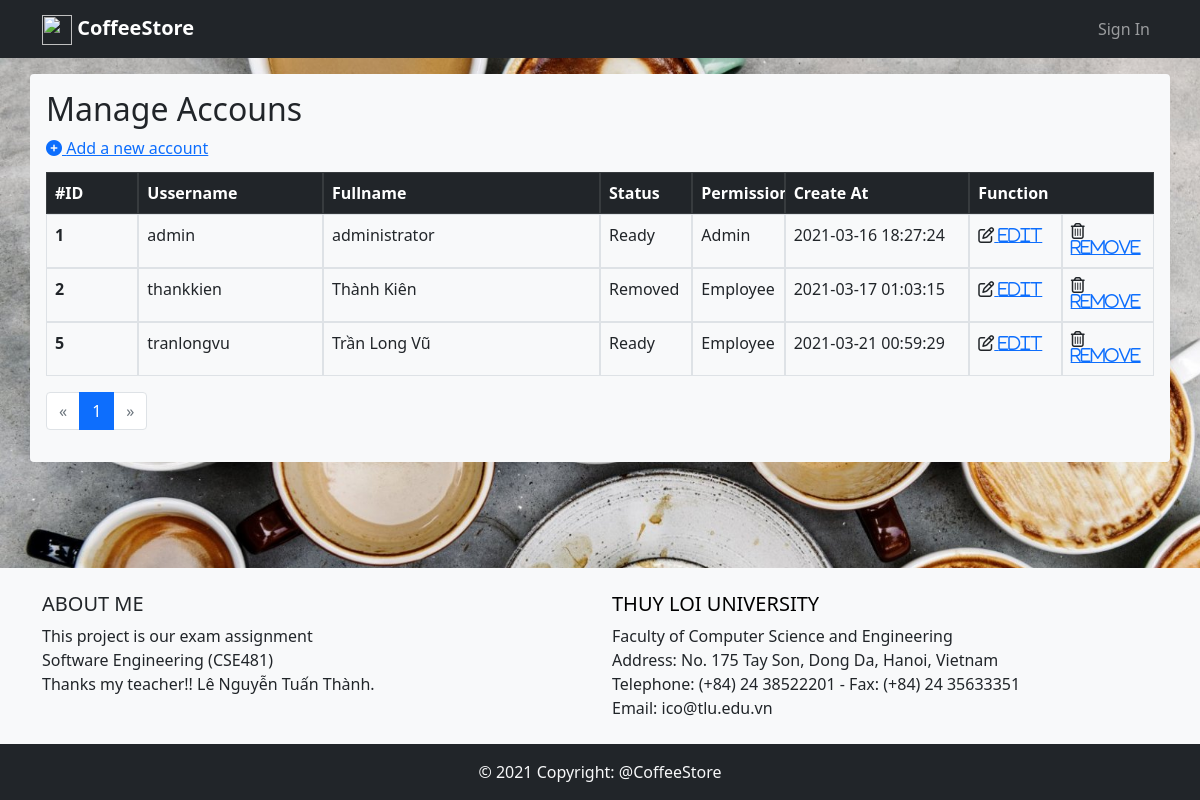
Screenshot of /manage-accounts.php with the database file from the repository.
### tables this page shows
CREATE TABLE `employee` (
  `empl_id` int(11) UNSIGNED NOT NULL,
  `fullname` varchar(32) NOT NULL,
  `gender` enum('male','female') NOT NULL,
  `phoneNumber` int(10) UNSIGNED DEFAULT NULL,
  `address` varchar(200) DEFAULT NULL,
  `wages` bigint(20) UNSIGNED DEFAULT NULL,
  `status` tinyint(2) UNSIGNED NOT NULL DEFAULT 1,
  `user_id` int(11) UNSIGNED NOT NULL
);

CREATE TABLE `accounts` (
  `user_id` int(11) UNSIGNED NOT NULL,
  `username` char(30) NOT NULL,
  `password` char(16) NOT NULL,
  `status` tinyint(2) UNSIGNED NOT NULL DEFAULT 1,
  `permisson` tinyint(3) UNSIGNED NOT NULL DEFAULT 1,
  `time_join` datetime NOT NULL DEFAULT current_timestamp()
);

### manage-accounts.php (the view, shortened to what this page needs)
<!DOCTYPE html>
<html lang="en">
<head>
    <link href="https://cdn.jsdelivr.net/npm/bootstrap@5.0.0-beta1/dist/css/bootstrap.min.css" rel="stylesheet">
    <link rel="stylesheet" href="css/style.css">
</head>
<body>
    <?php include('nav-bar.php'); ?>
    <?php
    include("connection.php");
    $result = mysqli_query($conn, 'SELECT count(user_id) AS total FROM accounts');
    $row = mysqli_fetch_assoc($result);
    $total_records = $row['total'];
    $current_page = isset($_GET['page']) ? $_GET['page'] : 1;
    $limit = 10;
    $total_page = ceil($total_records / $limit);
    $start = ($current_page - 1) * $limit;
    $sql = "SELECT * FROM `accounts` INNER JOIN`employee` ON `accounts`.`user_id` = `employee`.`user_id` LIMIT $start, $limit";
    $result = mysqli_query($conn, $sql);
    $user = mysqli_fetch_all($result);
    ?>
    <div class="container bg-light p-3 my-3 rounded">
        <p class="h2">Manage Accouns</p>
        <a href="add-account.php"><i class="fas fa-plus-circle text-primary mb-3" data-bs-toggle="tooltip" data-bs-placement="right" title="Add a new account"></i> Add a new account</a>
        <table class="table table-bordered table-hover">
            <thead class="table-dark">
                <tr class="d-flex">
                    <th class="col-1">#ID</th>
                    <th class="col-2">Ussername</th>
                    <th class="col-3">Fullname</th>
                    <th class="col-1">Status</th>
                    <th class="col-1">Permission</th>
                    <th class="col-2">Create At</th>
                    <th class="col-2">Function</th>
                </tr>
            </thead>
            <?php
            foreach ($user as $user) {
                echo "<tbody>";
                echo "<tr class='d-flex'>";
                echo "<th class='col-1'>$user[0]</th>";
                echo "<td class='col-2'>$user[1]</td>";
                echo "<td class='col-3'>$user[7]</td>";
                if ($user[3] == 0) {
                    echo "<td class='col-1'>Removed</td>";
                } else if ($user[3] == 1) {
                    echo "<td class='col-1'>Ready</td>";
                }
                if ($user[4] == 0) {
                    echo "<td class='col-1'>Admin</td>";
                } else if ($user[4] == 1) {
                    echo "<td class='col-1'>Employee</td>";
                }
                echo "<td class='col-2'>$user[5]</td>";
                echo "<td class='col-1'><i class='far fa-edit'><a href='edit-account.php?ID=$user[0]'> Edit</a></i></td>";
                echo "<td class='col-1'><i class='far fa-trash-alt'><a href='remove-account.php?ID=$user[0]'> Remove</a></i></td>";
                echo "</tr>";
                echo "</tbody>";
            }
            ?>
        </table>
        <nav aria-label="Page navigation">
            <ul class="pagination">
                <li class=" page-item <?php if ($current_page == 1 || $total_page == 1) echo "disabled"; ?>">
                    <a class="page-link" href="index.php?page=<?php echo ($current_page - 1); ?>" aria-label="Previous">
                        <span aria-hidden="true">&laquo;</span>
                    </a>
                </li>
                <?php
                for ($i = $current_page - 1; $i <= $current_page + 1; $i++) {
                    if ($i == $current_page) {
                        echo "<li class='page-item active' aria-current='page'>";
                        echo "<span class='page-link'>" . ($current_page) . "</span>";
                        echo "</li>";
                    } else if ($i >= 1 && $i <= $total_page) {
                        echo "<li class='page-item'><a class='page-link' href='index.php?page=" . ($i) . "'>" . ($i) . "</a></li>";
                    }
                }
                ?>
                <li class="page-item <?php if ($current_page == $total_page || $total_page == 1) echo "disabled"; ?>">
                    <a class="page-link" href="index.php?page=<?php echo ($current_page + 1); ?>" aria-label="Next">
                        <span aria-hidden="true">&raquo;</span>
                    </a>
                </li>
            </ul>
        </nav>
    </div>
    <?php include("footer.php"); ?>
</body>
</html>

### css/style.css (style rules this page uses)
body { background-image: url(../img/background.jpg); background-position: middle; background-repeat: no-repeat; background-attachment: fixed; background-size: cover; margin: 0; display: flex; flex-direction: column; min-height: 100vh; }

### rows the page displays
employee: user.user_id "1", user.username "admin", fullname "administrator", shows "Ready", shows "Admin", user.time_join "2021-03-16 18:27:24"
employee: user.user_id "2", user.username "thankkien", fullname "Thành Kiên", shows "Removed", shows "Employee", user.time_join "2021-03-17 01:03:15"
employee: user.user_id "5", user.username "tranlongvu", fullname "Trần Long Vũ", shows "Ready", shows "Employee", user.time_join "2021-03-21 00:59:29"

### other values shown
$current_page "1"
